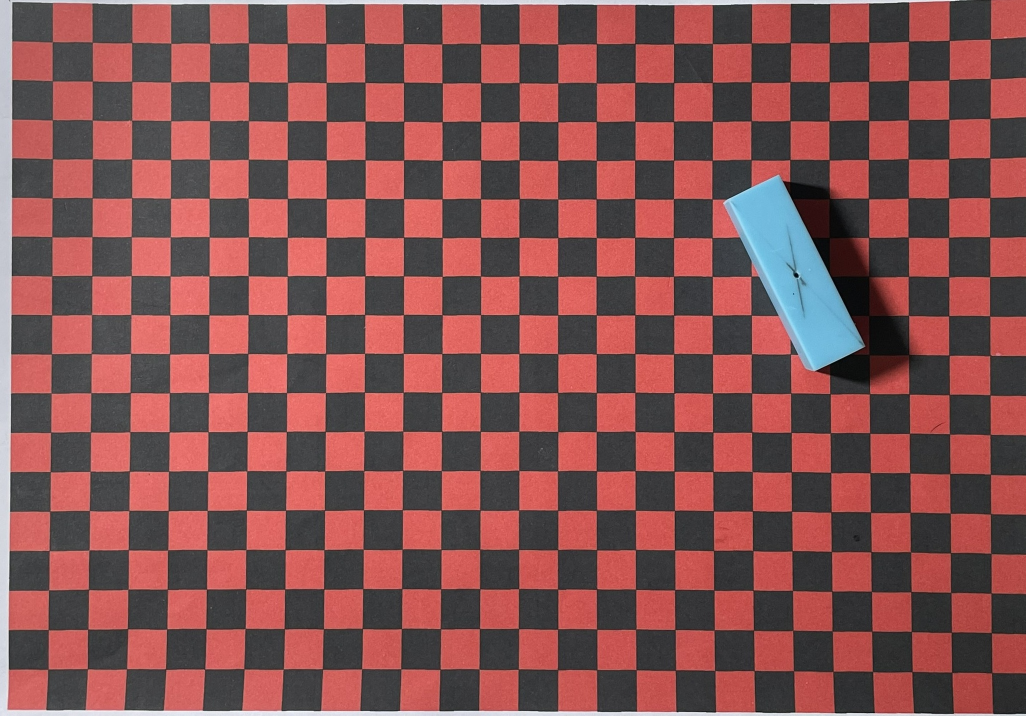
#> input picture cropped/1.jpg, 2052 x 1431 px, found by its file name (shown at 1/2 size); its folder holds only this picture in this run
$ python data_preprocessing.py
#> lines starting #> are read from the running program, lines starting #| are printed output that depends on the picture; after the words box and inside, x2 and y2 are one past the last pixel; in counts of white or black regions, pixels touching at a corner belong together
### utils.py
import numpy as np
import cv2 as cv


def get_limits(color):
    c = np.uint8([[color]])
    hsvC = cv.cvtColor(c, cv.COLOR_BGR2HSV)

    hue = hsvC[0][0][0]  # Get the hue value

    if hue >= 165:
        lowerLimit = np.array([hue - 10, 100, 100], dtype=np.uint8)
        upperLimit = np.array([180, 255, 255], dtype=np.uint8)
    elif hue <= 15:
        lowerLimit = np.array([0, 100, 100], dtype=np.uint8)
        upperLimit = np.array([hue + 10, 255, 255], dtype=np.uint8)
    else:
        lowerLimit = np.array([hue - 10, 100, 100], dtype=np.uint8)
        upperLimit = np.array([hue + 10, 255, 255], dtype=np.uint8)

    return lowerLimit, upperLimit

# [5 lines left out: function down_scale, not called in this run]

def center_pca(mask):
    mat = np.argwhere(mask != 0)
    mat[:, [0, 1]] = mat[:, [1, 0]]
    mat = np.array(mat).astype(np.float32)
    m, _ = cv.PCACompute(mat, mean = np.array([]))
    center = m[0]
    center = np.array(center).astype(np.int32)
    return center


def center_moments(mask):
    contours, _ = cv.findContours(mask, cv.RETR_EXTERNAL, cv.CHAIN_APPROX_NONE)
    M = cv.moments(contours[0])
    center = (int(M['m10'] / M['m00']), int(M['m01'] / M['m00']))
    return center

### data_preprocessing.py
import numpy as np
import cv2 as cv
import pandas as pd
import os
from utils import *

ob_color = [224,185,85] #object color

path = "cropped\\"
dest1 = "processed_pca\\"
dest2 = "processed_moments\\"

img_list = os.listdir(path)
samples_size = len(img_list)
img_names = np.arange(1, samples_size+1)
X_pca = []
X_moments = []
for img_name in img_names:
    rpath = path + str(img_name) + ".jpg"
    img = cv.imread(rpath)
#> img is the input picture: shape (1431, 2052, 3); mean B, G, R 80.9, 81.3, 133.3
    #print(rpath)

    #create image mask using hsv color space
    hsv = cv.cvtColor(img, cv.COLOR_BGR2HSV)
#> hsv: shape (1431, 2052, 3); mean H, S, V 50.9, 79.8, 136
    lb, ub = get_limits(ob_color)
    mask = cv.inRange(hsv, lb, ub)
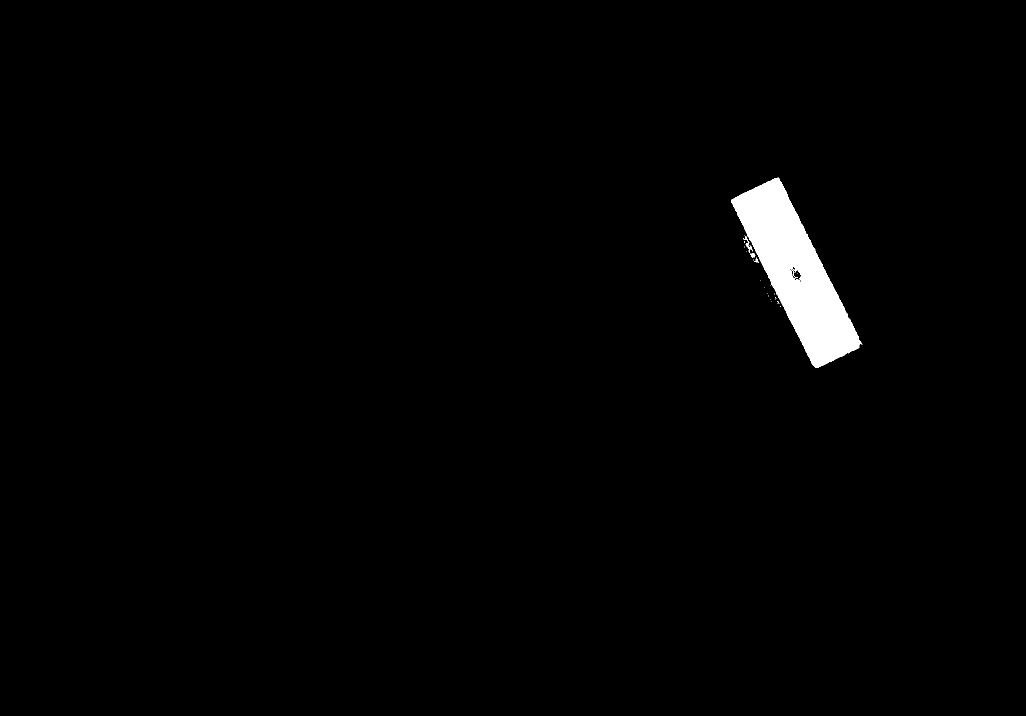
#> mask: shape (1431, 2052) (shown at 1/2 size); 1.4% white; 27 white regions (23 under 20 px), largest, box (x1, y1, x2, y2) and area: (1462, 355, 1725, 736) 40213, (1489, 471, 1506, 506) 127, (1500, 506, 1511, 515) 56, (1509, 515, 1517, 526) 37
    mask = cv.erode(mask, None, iterations= 2)
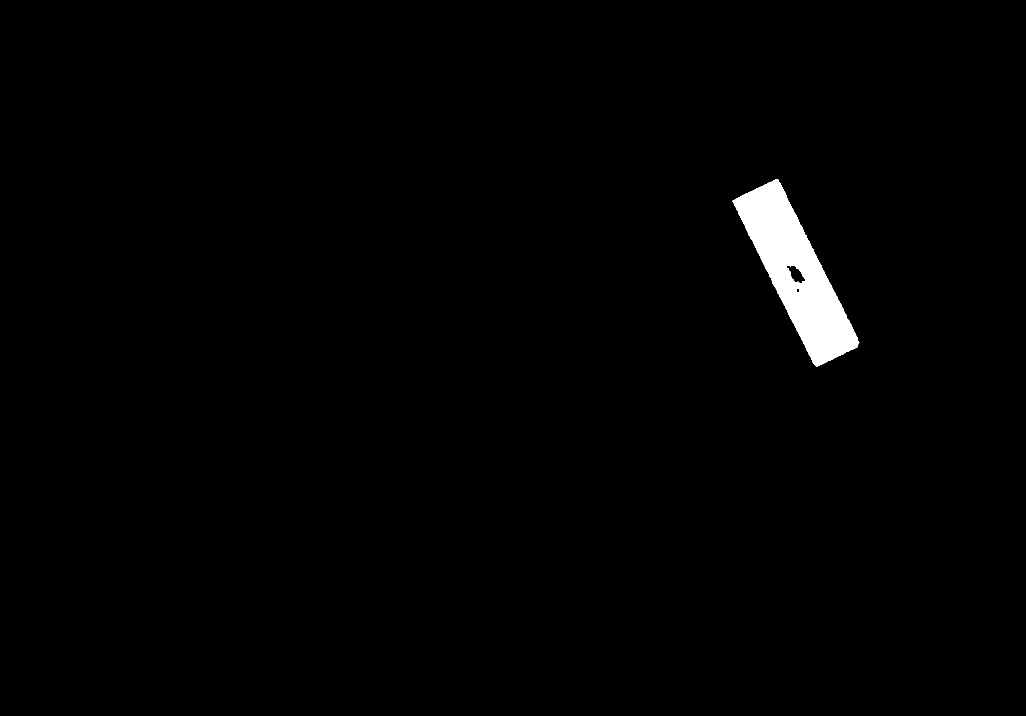
#> mask: shape (1431, 2052) (shown at 1/2 size); 1.3% white; 1 white region, box (x1, y1, x2, y2) and area: (1465, 358, 1719, 734) 37216
    mask = cv.dilate(mask, None, iterations= 10)
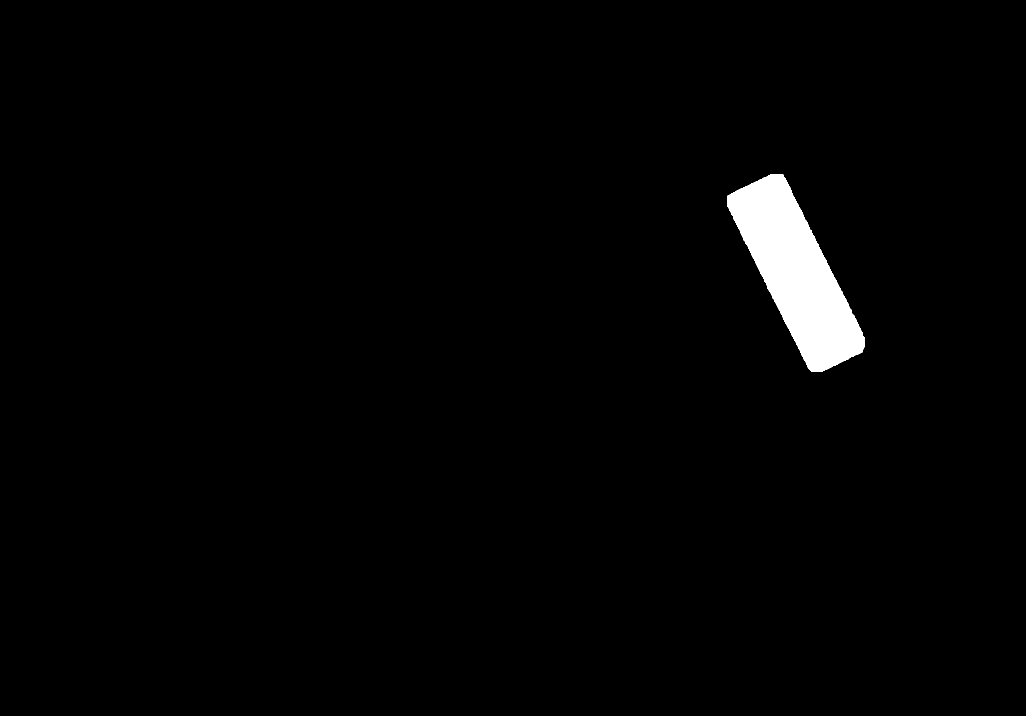
#> mask: shape (1431, 2052) (shown at 1/2 size); 1.7% white; 1 white region
    _, mask = cv.threshold(mask, 200, 255, cv.THRESH_BINARY)

    #compute center in 2 ways and store them in 2 seperate lists
    pca_center = center_pca(mask)
#> in center_pca, `mat = np.argwhere(mask != 0)`: mat = 50946 pairs, first value 348 to 743, second value 1455 to 1728
#> in center_pca, `mat = np.array(mat).astype(np.float32)`: mat = 50946 pairs, first value 1455 to 1728, second value 348 to 743
#> in center_pca, `m, _ = cv.PCACompute(mat, mean = np.array([]))`: m = [[1592, 545.3]]
#> in center_pca, `center = m[0]`: center = [1592, 545.3]
#> in center_pca, `center = np.array(center).astype(np.int32)`: center = [1592, 545]
#> pca_center = [1592, 545]
    moment_center = center_moments(mask)
#> in center_moments, `contours, _ = cv.findContours(mask, cv.RETR_EXTERNAL, cv.CHAIN_APPROX_..`: contours = 1 contour; box (x1, y1, x2, y2) and area: (1455, 348, 1729, 744) 50478
#> in center_moments, `M = cv.moments(contours[0])`: M = moments, m00 50478, centre m10/m00, m01/m00 = (1592.4, 545.3)
#> in center_moments, `center = (int(M['m10'] / M['m00']), int(M['m01'] / M['m00']))`: center = (1592, 545)
#> moment_center = (1592, 545)
    X_pca.append(pca_center)
    X_moments.append(moment_center)

    # checking if center match the center of the object
    radius = 10
    ccolor = (0, 255, 0)
    c1 = cv.circle(img, pca_center, radius, ccolor, -1)
    c2 = cv.circle(img, moment_center, radius, ccolor, -1)
    name1 = dest1 + str(pca_center[0]) + "_" + str(pca_center[1]) + ".jpg"
#> name1 = 'processed_pca\\1592_545.jpg'
    name2 = dest2 + str(moment_center[0]) + "_" + str(moment_center[1]) + ".jpg"
#> name2 = 'processed_moments\\1592_545.jpg'
    cv.imwrite(name1, c1)
    cv.imwrite(name2, c2)

X_pca = np.array(X_pca)
#> X_pca = [[1592, 545]]
X_moments = np.array(X_moments)
#> X_moments = [[1592, 545]]
# world coordinate
X = []
Y = []
with open('coord.txt', 'r')  as f:
#> (reads coord.txt from the repository)
    lines = f.readlines()
    for line in lines:
        line = str(line)
        line = line.replace("\n", "")
        ls = line.split(" ")
        X.append(int(ls[0]))
        Y.append(int(ls[1]))

X = np.array(X, dtype="float")*1.05
Y = np.array(Y, dtype="float")*1.05

#save everything to a pandas dataframe
df = pd.DataFrame()
df["u_pca"] = X_pca[:, 0]
df["v_pca"] = X_pca[:, 1]
df["u_moments"] = X_moments[:, 0]
df["v_moments"] = X_moments[:, 1]
#> (the run stopped early here; a loop or call above may not have finished)
